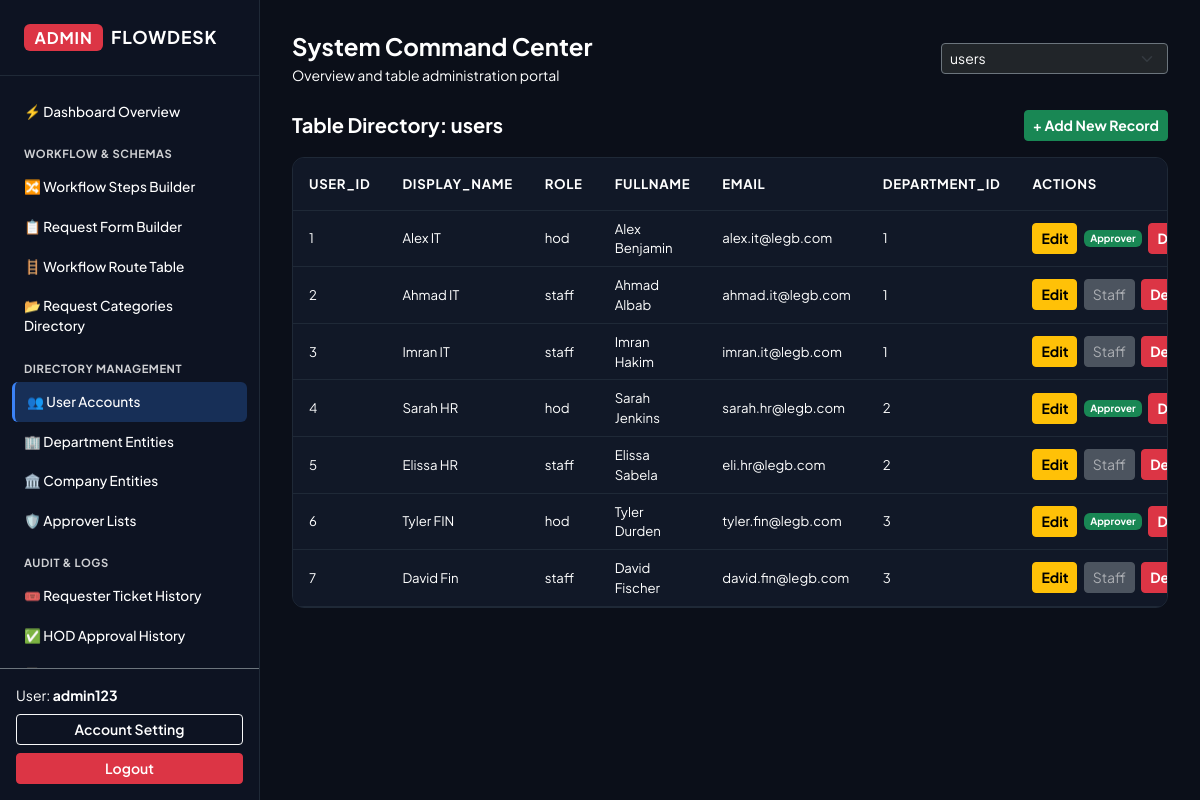
Screenshot of /admin/admin_dashboard.php?table=users (signed in) with the database file from the repository.
### tables this page shows
CREATE TABLE `users` (
  `user_id` int(11) NOT NULL,
  `display_name` varchar(100) NOT NULL,
  `role` enum('staff','hod') NOT NULL DEFAULT 'staff',
  `fullname` varchar(100) NOT NULL,
  `email` varchar(100) NOT NULL,
  `department_id` int(11) NOT NULL
);

### admin/admin_dashboard.php (the view, shortened to what this page needs)
<?php
require_once dirname(__DIR__) . '/config/db.php';
$error   = '';
$allTables = [];
try {
    $tablesStmt = $pdo->query("SHOW TABLES");
    $allTables  = $tablesStmt->fetchAll(PDO::FETCH_COLUMN);
} catch (PDOException $e) {
    dashboardAppendError($error, dashboardCaughtError($e, 'Could not load database tables.'));
}
$hasSelectedTable = isset($_GET['table']) && in_array($_GET['table'], $allTables, true);
$selectedTable    = $hasSelectedTable ? trim($_GET['table']) : '';
$crudTables          = ['users', 'approvers', 'companies', 'departments', 'rt_approval_steps'];
$isCrudTable         = in_array($selectedTable, $crudTables, true);
$primaryKey   = '';
$tableColumns = [];
$tableData    = [];
$existingApproverUserIds = [];
if ($hasSelectedTable) {
    try {
        $colStmt      = $pdo->query("DESCRIBE `$selectedTable`");
        $rawColumns   = $colStmt->fetchAll(PDO::FETCH_ASSOC);
        $tableColumns = array_column($rawColumns, 'Field');
        foreach ($rawColumns as $column) {
            if ($column['Key'] === 'PRI') {
                $primaryKey = $column['Field'];
            }
        }
    } catch (PDOException $e) {
        dashboardAppendError($error, dashboardCaughtError($e, "Could not read structure for table `{$selectedTable}`."));
    }
    try {
        $whereConditions = [];
        $queryParams     = [];
        $whereClause = !empty($whereConditions) ? ' WHERE ' . implode(' AND ', $whereConditions) : '';
        if ($selectedTable === 'approvers') {
            $sql = "SELECT a.*, u.display_name AS Name FROM approvers a JOIN users u ON a.approver_user_id = u.user_id $whereClause ORDER BY a.department_id LIMIT 200";
        } else {
            $sql = "SELECT * FROM `$selectedTable` $whereClause LIMIT 200";
        }
        $dataStmt = $pdo->prepare($sql);
        $dataStmt->execute($queryParams);
        $tableData = $dataStmt->fetchAll(PDO::FETCH_ASSOC);
    } catch (PDOException $e) {
        dashboardAppendError($error, dashboardCaughtError($e, "Could not load rows from `{$selectedTable}`."));
        $tableData = [];
    }
    $existingApproverUserIds = [];
    if ($selectedTable === 'users' || $selectedTable === 'departments') {
        try {
            $appStmt = $pdo->query("SELECT approver_user_id FROM approvers");
            foreach ($appStmt->fetchAll(PDO::FETCH_ASSOC) as $approverRow) {
                if (isset($approverRow['approver_user_id']) && $approverRow['approver_user_id'] !== '') {
                    $existingApproverUserIds[] = (int)$approverRow['approver_user_id'];
                }
            }
        } catch (PDOException $e) {
            dashboardAppendError($error, dashboardCaughtError($e, 'Could not load approver assignments.'));
        }
    }
}
?>
<!DOCTYPE html>
<html lang="en">
<head>
    <link href="https://cdn.jsdelivr.net/npm/bootstrap@5.3.2/dist/css/bootstrap.min.css" rel="stylesheet">
</head>
<body>
    <aside class="app-sidebar">
        <div class="sidebar-brand d-flex align-items-center gap-2">
            <span class="badge bg-danger fs-6">ADMIN</span> FLOWDESK
        </div>
        <div class="sidebar-nav">
            <a href="admin_dashboard.php" class="sidebar-link <?= empty($selectedTable) ? 'active' : '' ?>">
                ⚡ Dashboard Overview
            </a>
            <div class="nav-section-title">Workflow & Schemas</div>
            <a href="workflow_steps_manager.php" class="sidebar-link">🔀 Workflow Steps Builder</a>
            <a href="request_type_manager.php" class="sidebar-link">📋 Request Form Builder</a>
            <a href="admin_dashboard.php?table=workflow_steps" class="sidebar-link <?= $selectedTable === 'workflow_steps' ? 'active' : '' ?>">🪜 Workflow Route Table</a>
            <a href="admin_dashboard.php?table=request_types" class="sidebar-link <?= $selectedTable === 'request_types' ? 'active' : '' ?>">📂 Request Categories Directory</a>
            <div class="nav-section-title">Directory Management</div>
            <a href="admin_dashboard.php?table=users" class="sidebar-link <?= $selectedTable === 'users' ? 'active' : '' ?>">👥 User Accounts</a>
            <a href="admin_dashboard.php?table=departments" class="sidebar-link <?= $selectedTable === 'departments' ? 'active' : '' ?>">🏢 Department Entities</a>
            <a href="admin_dashboard.php?table=companies" class="sidebar-link <?= $selectedTable === 'companies' ? 'active' : '' ?>">🏛️ Company Entities</a>
            <a href="admin_dashboard.php?table=approvers" class="sidebar-link <?= $selectedTable === 'approvers' ? 'active' : '' ?>">🛡️ Approver Lists</a>
            <div class="nav-section-title">Audit & Logs</div>
            <a href="admin_dashboard.php?table=tickets" class="sidebar-link <?= $selectedTable === 'tickets' ? 'active' : '' ?>">🎟️ Requester Ticket History</a>
            <a href="admin_dashboard.php?table=ticket_approvals" class="sidebar-link <?= $selectedTable === 'ticket_approvals' ? 'active' : '' ?>">✅ HOD Approval History</a>
            <a href="admin_dashboard.php?table=ticket_logs" class="sidebar-link <?= $selectedTable === 'ticket_logs' ? 'active' : '' ?>">📜 Staff Activity Logs</a>
        </div>
        <div class="p-3 border-top border-secondary">
            <div class="small mb-2">User: <strong><?= htmlspecialchars($_SESSION['admin_username']); ?></strong></div>
            <a href="admin_reset_pass.php" class="btn btn-outline-light btn-sm w-100 mb-2 fw-semibold">Account Setting</a>
            <a href="admin_dashboard.php?action=logout" class="btn btn-danger btn-sm w-100 fw-semibold">Logout</a>
        </div>
    </aside>
    <main class="app-main">
        <div class="d-flex justify-content-between align-items-center mb-4">
            <div>
                <h4 class="fw-bold mb-1">System Command Center</h4>
                <p class="small mb-0">Overview and table administration portal</p>
            </div>
            <form method="GET" action="admin_dashboard.php" class="d-flex align-items-center gap-2">
                <select name="table" class="form-select form-select-sm bg-dark border-secondary" onchange="this.form.submit()">
                    <?php foreach ($allTables as $table): ?>
                        <option value="<?= htmlspecialchars($table) ?>" <?= $table === $selectedTable ? 'selected' : '' ?>><?= htmlspecialchars($table) ?></option>
                    <?php endforeach; ?>
                </select>
            </form>
        </div>
        <?php if ($hasSelectedTable): ?>
            <div class="d-flex justify-content-between align-items-center mb-3">
                <h5 class="fw-bold mb-0">Table Directory: <span><?= htmlspecialchars($selectedTable) ?></span></h5>
                <?php if ($isCrudTable && $selectedTable !== 'approvers' && $selectedTable !== 'rt_approval_steps'): ?>
                    <button type="button" class="btn btn-success btn-sm fw-bold" onclick="openCrudModal()">+ Add New Record</button>
                <?php endif; ?>
            </div>
            <div class="glass-card overflow-hidden mb-5">
                <div class="table-responsive">
                    <table class="table table-dark-custom table-hover align-middle mb-0">
                        <thead>
                            <tr>
                                <?php foreach ($tableColumns as $col): ?>
                                    <th class="py-3 px-3"><?= htmlspecialchars(strtoupper($col)) ?></th>
                                <?php endforeach; ?>
                                <?php if ($isCrudTable): ?>
                                    <th class="py-3 px-3">ACTIONS</th>
                                <?php endif; ?>
                            </tr>
                        </thead>
                        <tbody>
                            <?php if (!empty($tableData)): ?>
                                <?php foreach ($tableData as $row): ?>
                                    <tr>
                                        <?php foreach ($row as $columnName => $cell): ?>
                                            <td class="px-3"><?= htmlspecialchars($cell ?? 'NULL') ?></td>
                                        <?php endforeach; ?>
                                        <?php if ($isCrudTable): ?>
                                            <td class="text-nowrap px-3">
                                                <button type="button" class="btn btn-warning btn-sm me-1 fw-bold" onclick='editRecord(<?= htmlspecialchars(json_encode($row), ENT_QUOTES, "UTF-8") ?>)'>Edit</button>
                                                <?php if ($selectedTable === 'users'): ?>
                                                    <?php
                                                        $isAlreadyApprover = in_array((int)$row['user_id'], $existingApproverUserIds, true);
                                                        $isStaffAccount = (($row['role'] ?? 'staff') === 'staff');
                                                    ?>
                                                    <?php if ($isAlreadyApprover): ?>
                                                        <span class="badge bg-success me-1">Approver</span>
                                                    <?php elseif ($isStaffAccount): ?>
                                                        <span class="btn btn-secondary btn-sm disabled me-1">Staff</span>
                                                    <?php else: ?>
                                                        <a href="admin_dashboard.php?table=users&action=make_approver&user_id=<?= urlencode($row['user_id']) ?>" class="btn btn-info btn-sm me-1 fw-bold" onclick="return confirm('Promote this user to Department Approver?');">+ Approver</a>
                                                    <?php endif; ?>
                                                <?php endif; ?>
                                                <a href="admin_dashboard.php?table=<?= urlencode($selectedTable) ?>&crud_action=delete&id=<?= urlencode($row[$primaryKey]) ?>" class="btn btn-danger btn-sm fw-bold" onclick="return confirm('Delete this record?');">Delete</a>
                                            </td>
                                        <?php endif; ?>
                                    </tr>
                                <?php endforeach; ?>
                            <?php else: ?>
                                <tr>
                                    <td colspan="100" class="text-center py-4">No records found matching criteria in "<?= htmlspecialchars($selectedTable) ?>".</td>
                                </tr>
                            <?php endif; ?>
                        </tbody>
                    </table>
                </div>
            </div>
        <?php endif; ?>
    </main>
</body>
</html>

### admin/admin_dashboard.php (style rules this page uses)
:root { --sidebar-width: 260px; --bg-body: #0b0f19; --bg-card: #111827; --border-color: #1f2937; --text-white: #ffffff; --accent-blue: #3b82f6; }
body { font-family: 'Plus Jakarta Sans', sans-serif; background-color: var(--bg-body); color: var(--text-white); min-height: 100vh; }
body, p, span, div, h1, h2, h3, h4, h5, h6, label, td, th, input, select, textarea, a { color: #ffffff !important; }
::placeholder { color: #94a3b8 !important; opacity: 1 !important; }
.app-sidebar { width: var(--sidebar-width); background-color: #0d1322; border-right: 1px solid var(--border-color); position: fixed; top: 0; bottom: 0; left: 0; z-index: 1000; display: flex; flex-direction: column; }
.sidebar-brand { padding: 1.5rem; font-weight: 700; font-size: 1.1rem; letter-spacing: 0.05em; border-bottom: 1px solid var(--border-color); }
.sidebar-nav { padding: 1rem 0.75rem; flex-grow: 1; overflow-y: auto; }
.nav-section-title { font-size: 0.7rem; text-transform: uppercase; color: #ffffff !important; font-weight: 700; padding: 0.85rem 0.75rem 0.35rem; letter-spacing: 0.05em; opacity: 0.8; }
.sidebar-link { display: flex; align-items: center; padding: 0.6rem 0.75rem; color: #ffffff !important; border-radius: 6px; font-size: 0.85rem; font-weight: 500; text-decoration: none; transition: all 0.15s ease; }
.sidebar-link:hover, .sidebar-link.active { background-color: rgba(59, 130, 246, 0.25); color: #ffffff !important; }
.sidebar-link.active { border-left: 3px solid var(--accent-blue); }
.app-main { margin-left: var(--sidebar-width); padding: 2rem; }
.glass-card { background-color: var(--bg-card); border: 1px solid var(--border-color); border-radius: 12px; }
.table-dark-custom { --bs-table-bg: var(--bg-card); --bs-table-border-color: var(--border-color); --bs-table-color: #ffffff; font-size: 0.825rem; }
.table-dark-custom thead { background-color: #1f2937; color: #ffffff !important; font-weight: 600; text-transform: uppercase; letter-spacing: 0.05em; }

### rows the page displays
users: user_id "1", display_name "Alex IT", role "hod", fullname "Alex Benjamin", email "alex.it@legb.com", department "1", shows "Approver"
users: user_id "2", display_name "Ahmad IT", role "staff", fullname "Ahmad Albab", email "ahmad.it@legb.com", department "1", shows "Staff"
users: user_id "3", display_name "Imran IT", role "staff", fullname "Imran Hakim", email "imran.it@legb.com", department "1", shows "Staff"
users: user_id "4", display_name "Sarah HR", role "hod", fullname "Sarah Jenkins", email "sarah.hr@legb.com", department "2", shows "Approver"
users: user_id "5", display_name "Elissa HR", role "staff", fullname "Elissa Sabela", email "eli.hr@legb.com", department "2", shows "Staff"
users: user_id "6", display_name "Tyler FIN", role "hod", fullname "Tyler Durden", email "tyler.fin@legb.com", department "3", shows "Approver"
users: user_id "7", display_name "David Fin", role "staff", fullname "David Fischer", email "david.fin@legb.com", department "3", shows "Staff"

### other values shown
$_SESSION['admin_username'] "admin123"
$selectedTable "users"
$col "USER_ID"
$col "DISPLAY_NAME"
$col "ROLE"
$col "FULLNAME"
$col "EMAIL"
$col "DEPARTMENT_ID"
form field table "users"
